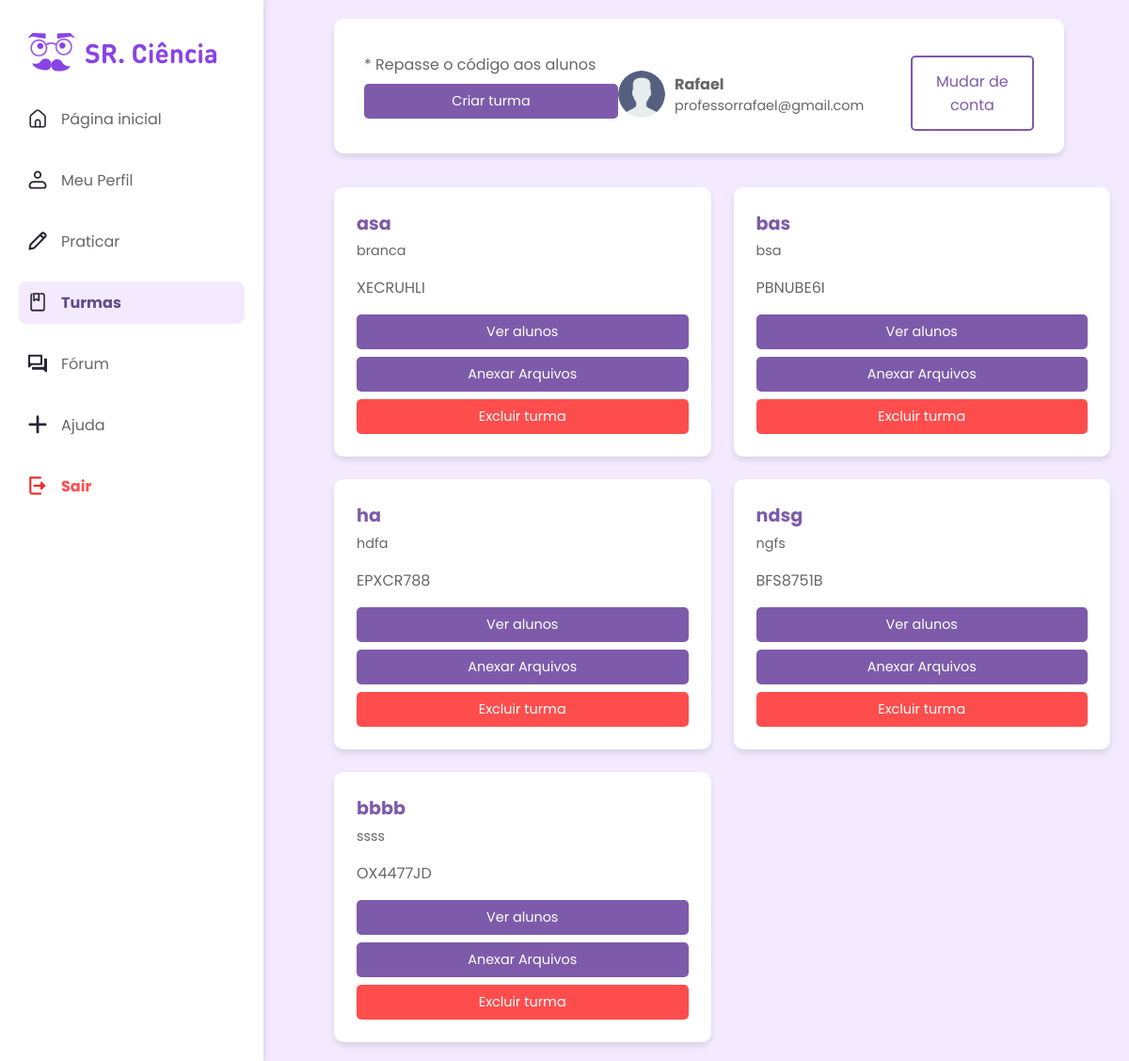
Page /turmas/ (signed in) on the committed database.
### srciencia_auth/models/Usuario.py (models this page shows, shortened)
class Usuario(AbstractUser):
    nome = models.CharField(max_length=255, blank=False, null=False, verbose_name="Nome Completo")
    perfil = models.IntegerField(choices=PERFIL, default=2)
    email = models.EmailField(unique=True)
    foto = models.ImageField(upload_to='fotos_perfil/', blank=True, null=True)
    data_cadastro = models.DateTimeField(auto_now_add=True)
    data_alteracao = models.DateTimeField(auto_now=True)
    situacao = models.CharField(max_length=100, blank=True, null=True)

### srciencia_core/models/Turma.py (models this page shows, shortened)
class Turma(models.Model):
    nome = models.CharField(max_length=100)
    descricao = models.TextField(blank=True, null=True)
    codigo = models.CharField(max_length=8, unique=True)
    professor = models.ForeignKey(User, on_delete=models.CASCADE, related_name="turmas_criadas")
    alunos = models.ManyToManyField(User, through='TurmaAluno', related_name="turmas")
    criado_em = models.DateTimeField(auto_now_add=True)

### srciencia_core/views/TurmasView.py (the view, shortened to what this page needs)
@login_required
def turmas_view(request):
    if request.user.perfil == 3:
        turmas = Turma.objects.filter(professor=request.user)
        turmas_com_dados = [
            {
                "id": turma.id,
                "nome": turma.nome,
                "descricao": turma.descricao,
                "codigo": turma.codigo,
            }
            for turma in turmas
        ]
        return render(request, "professor_turmas.html", {"turmas": turmas_com_dados})
    return redirect('pagina_inicial')

### srciencia_core/context_processors.py (called while the page is built)
def active_menu(request):
    menu_map = {
        "pagina_inicial": "pagina_inicial",
        "professor_turmas": "turmas",
        "turmas": "turmas",
        "pendentes": "praticar",
        "ajuda": "ajuda",
        "meu_perfil": "meu_perfil",
    }
    active_menu = None
    if request.resolver_match:
        active_menu = menu_map.get(request.resolver_match.url_name)
    return {"active_menu": active_menu}

### srciencia_core/templates/professor_turmas.html (shortened to what this page needs)
{% load static %}
<!DOCTYPE html>
<html lang="pt-br">
<head>
    <link rel="stylesheet" href="{% static 'css/professor_turmas.css' %}">
    <link rel="stylesheet" href="{% static 'css/global.css' %}">
    <link rel="stylesheet" href="{% static 'css/global-core.css' %}">
</head>
<body>
    <div class="container">
        <aside class="sidebar">
            <div class="logo">
                <img src="{% static 'assets/sr_ciencia.svg' %}" alt="SR. Ciência">
            </div>
            <nav>
                <ul>
                    <li><a href="{% url 'pagina_inicial' %}"><img src="{% static 'assets/home.svg' %}" alt="">Página inicial</a></li>
                    <li>
                        <a href="{% if user.perfil == 3 %}{% url 'professor_perfil' %}{% elif user.perfil == 2 %}{% url 'aluno_perfil' %}{% endif %}">
                            <img src="{% static 'assets/profile.svg' %}" alt="">Meu Perfil
                        </a>
                    </li>
                    <li><a href="{% url 'praticar' %}"><img src="{% static 'assets/practice.svg' %}" alt="">Praticar</a></li>
                    <li>
                        <a href="{% if user.perfil == 3 %}{% url 'professor_turmas' %}{% else %}{% url 'turmas' %}{% endif %}" class="active">
                            <img src="{% static 'assets/classes.svg' %}" alt="">Turmas
                        </a>
                    </li>
                    <li><a href="#"><img src="{% static 'assets/forum.svg' %}" alt="">Fórum</a></li>
                    <li><a href="#"><img src="{% static 'assets/help.svg' %}" alt="">Ajuda</a></li>
                    <li><a href="{% url 'login' %}" class="logout"><img src="{% static 'assets/logout.svg' %}" alt="">Sair</a></li>
                </ul>
            </nav>
        </aside>
        <main class="main-container" style="margin-left: 55px;">
            <div class="header">
                <div class="header-input">
                    <p class="cod">* Repasse o código aos alunos</p>
                    <button id="create-class-btn" class="btn-create">Criar turma</button>
                </div>
                <div class="header-user">
                    <div class="user-info">
                        <div class="user-avatar">
                            <figure>
                                <img src="{% static 'assets/user.avif' %}" alt="Usuário">
                            </figure>
                        </div>
                        <div>
                            <p class="user-name">{{ user.username }}</p>
                            <p class="user-email">{{ user.email }}</p>
                        </div>
                    </div>
                </div>
                <button id="change-account-btn" class="change-account">Mudar de conta</button>
            </div>
            <div class="cards">
                {% if turmas %}
                    {% for turma in turmas %}
                        <div class="card {{ turma.cor }}">
                            <div class="card-header">
                                <h3>{{ turma.nome }}</h3>
                                <p>{{ turma.descricao }}</p>
                            </div>
                            <p>{{ turma.codigo }}</p>
                            <div class="card-actions">
                                <button class="view-students" data-turma-id="{{ turma.id }}">Ver alunos</button>
                                <button class="attach-files" data-turma-id="{{ turma.id }}">Anexar Arquivos</button>
                                <button class="btn-danger" data-turma-id="{{ turma.id }}" data-turma-name="{{ turma.nome }}">Excluir turma</button>
                            </div>
                        </div>
                    {% endfor %}
                {% else %}
                    <p>Você ainda não criou nenhuma turma.</p>
                {% endif %}
            </div>
        </main>
    </div>
</body>
</html>

### srciencia_core/static/css/professor_turmas.css (style rules this page uses)
:root { --light-purple: #f3eaff; --dark-purple: #5e4b8a; --primary-purple: #7d5baa; --white: #ffffff; --gray: #666666; --light-gray: #cccccc; --danger-red: #ff4d4d; --green: #4caf50; --orange: #ff9800; }
body { margin: 0; font-family: Arial, sans-serif; background-color: var(--light-purple); color: var(--gray); }
.container { display: flex; }
.header-input { display: flex; flex-direction: column; gap: 0.5rem; }
.cod { margin-bottom: 0px; }
.btn-create { width: 270px; }
button { padding: 0.5rem 1rem; font-size: 0.9rem; background-color: var(--primary-purple); color: var(--white); border: none; border-radius: 5px; cursor: pointer; transition: all 0.3s; }

### srciencia_auth/static/css/global.css (style rules this page uses)
* { margin: 0; padding: 0; box-sizing: border-box; scroll-behavior: smooth; font-family: 'Poppins', sans-serif; text-decoration: none; }
:root { --color-white: #FFFFFF; --color-light-purple: #EFE3FF; --color-medium-purple: #7F57B3; --color-dark-purple: #695880; --color-primary-purple: #8943E6; --color-light-gray: #F2F2F2; --color-medium-gray: #C9C9C9; --color-dark-gray: #48444C; --color-dark-purple-gray: #2B2433; --color-red: #E83030; --box-shadow: 0 0px 10px rgba(0, 0, 0, 0.2); }
html, body { display: flex; flex-direction: column; min-height: 100dvh; }
main { flex-grow: 1; }

### rows in the picture
Usuario: username "Rafael", email "professorrafael@gmail.com"
Turma: nome "asa", descricao "branca", codigo "XECRUHLI"
Turma: nome "bas", descricao "bsa", codigo "PBNUBE6I"
Turma: nome "ha", descricao "hdfa", codigo "EPXCR788"
Turma: nome "ndsg", descricao "ngfs", codigo "BFS8751B"
Turma: nome "bbbb", descricao "ssss", codigo "OX4477JD"
